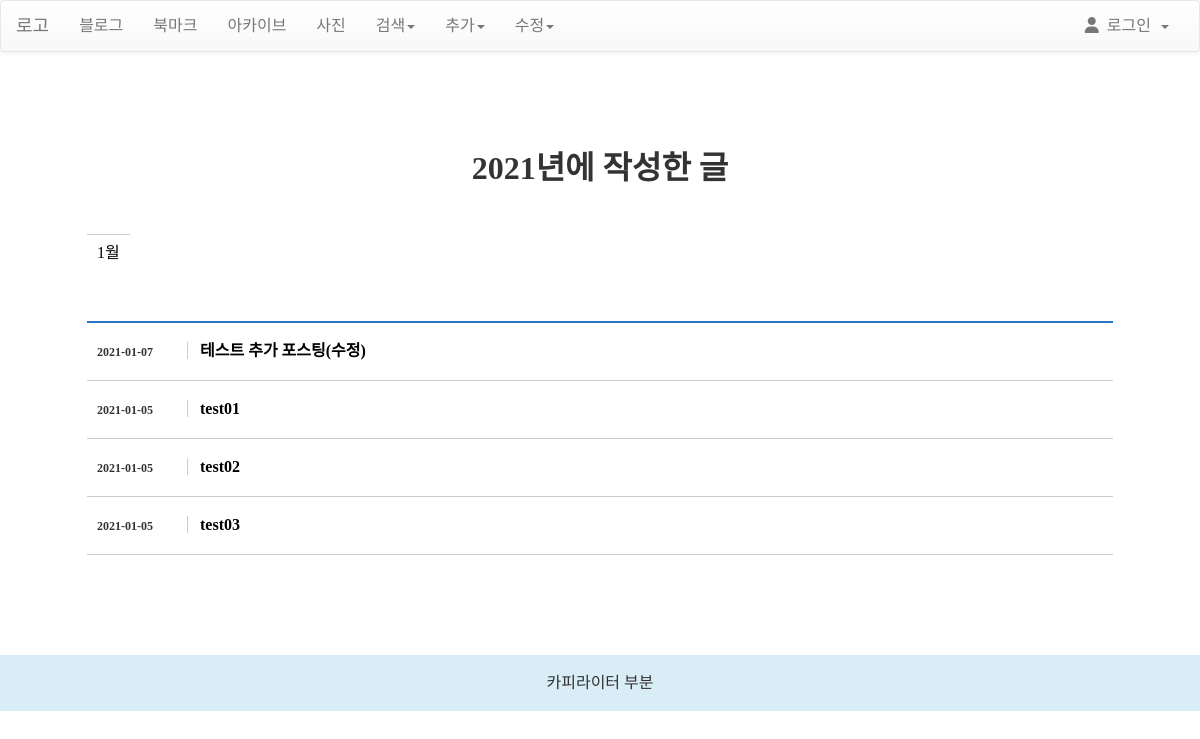
The app's page /blog/archive/2021/ with its own data.
### blog/models.py (models this page shows, shortened)
class Post(models.Model):
    title = models.CharField(verbose_name='TITLE', max_length=50)
    slug = models.SlugField('SLUG', unique=True, allow_unicode=True, help_text='one word for title alias.')
    description = models.CharField('DESCRIPTION', max_length=100, blank=True, help_text='simple description text.')
    content = models.TextField('CONTENT')
    create_dt = models.DateTimeField('CREATE DATE', auto_now_add=True)
    modify_dt = models.DateTimeField('MODIFY DATE', auto_now=True)
    tags = TaggableManager(blank=True)
    owner = models.ForeignKey(User, on_delete=models.CASCADE, verbose_name='OWNER', blank=True, null=True)
    class Meta:
        verbose_name = 'post'
        verbose_name_plural = 'posts'
        db_table = 'blog_posts'
        ordering = ('-modify_dt',)
    def get_absolute_url(self):
        return reverse('blog:post_detail', args=(self.slug,))

### blog/views.py (the view)
# urls.py: path('archive/<int:year>/', views.PostYAV.as_view(), name= 'post_year_archive'),
class PostYAV(YearArchiveView):
    model = Post
    date_field = 'modify_dt'
    make_object_list = True

### blog/templates/blog/post_archive_year.html (shortened to what this page needs)
{% extends 'base.html' %}
{% block content %}
	<h1 class="title">{{ year|date:"Y" }}년에 작성한 글</h1>
	<div class="year_list">
		<ul>
			{% for date in date_list %}
			<li class="inlne">
				<a href="{% url 'blog:post_month_archive' year|date:'Y' date|date:'m' %}">
					{{ date|date:"F" }}
				</a>
			</li>
			{% endfor %}
		</ul>
	</div>
	<div class="list_wrap02">
		<ul>
			{% for post in object_list %}
			<li>
				<span class="date">{{ post.modify_dt|date:"Y-m-d"}}</span>
				<span class="subject">
				<a href="{{ post.get_absolute_url }}">{{ post.title }}</a>
				</span>
			</li>
			{% endfor %}
		</ul>
	</div>
{% endblock %}
{% block footer %}
<footer class="fixed-bottom bg-info">
	<div class="text-white font-italic mr-5">카피라이터 부분</div>
</footer>
{% endblock %}

### static/css/style.css (style rules this page uses)
html, body, div, span, applet, object, iframe, h1, h2, h3, h4, h5, h6, p, blockquote, pre, a, abbr, acronym, address, big, cite, code, del, dfn, em, img, ins, kbd, q, s, samp, small, strike, strong, sub, sup, tt, var, b, u, i, center, dl, dt, dd, ol, ul, li, fieldset, form, label, legend, table, caption, tbody, tfoot, thead, tr, th, td, article, aside, canvas, details, embed, figure, figcaption, footer, header, hgroup, menu, nav, output, ruby, section, summary, time, mark, audio, video { margin: 0; padding: 0; border: 0; font-size: 100%; font: inherit; vertical-align: baseline; font-family: 'Nanum Gothic'; font-style: normal; font-weight: normal; }
article, aside, details, figcaption, figure, footer, header, hgroup, menu, nav, section { display: block; }
body { line-height: 1; }
ol, ul { list-style: none; }
a { color: #000; text-decoration: none; outline: none }
.title { text-align:center; padding:50px 0 0 0; font-size:2rem; font-weight:700; }
.list_wrap, .list_wrap02 { width:90%; max-width:1200px; margin:0 auto; padding-top:50px; }
.list_wrap, .list_wrap02 span { font-weight:700; padding-right:20px; }
.year_list { width:90%; max-width:1200px; margin:0 auto; }
.year_list ul { padding:50px 0 0px 0px; display:block; clear:both; overflow:hidden; }
.year_list ul li { float:left; }
.year_list ul li a { padding:10px; border-top:1px solid #ccc; float:left; }
.list_wrap02 ul { border-top:2px solid #2B76C2; }
.list_wrap02 ul li { border-bottom:1px solid #ccc; line-height:3.5rem; padding-left:10px; }
.list_wrap02 ul li .subject { padding-left:10px; }
.list_wrap02 ul li .date { font-size:12px; }
.list_wrap02 ul li .subject a { font-weight:700; padding-left:12px; }
.list_wrap02 ul li .subject:before { content:''; border-left:1px solid #ccc; }
footer { padding:20px 0; text-align:center; }

### records on screen
Post: modify_dt "2021-01-07", title "테스트 추가 포스팅(수정)"
Post: modify_dt "2021-01-05", title "test01"
Post: modify_dt "2021-01-05", title "test02"
Post: modify_dt "2021-01-05", title "test03"

### other values on screen
{{ year|date:"Y" }} "2021"
{{ date|date:"F" }} "1월"
